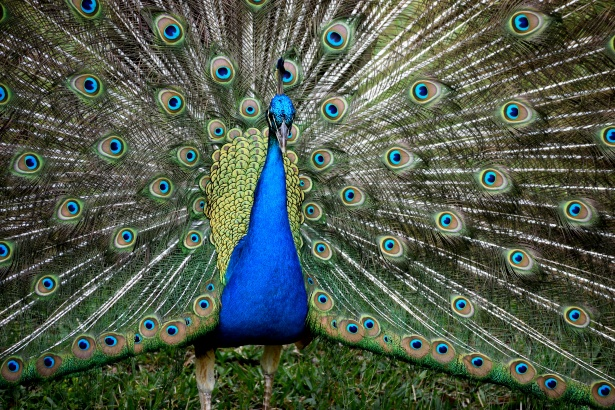
#> input picture images/3-peacock.jpg, 615 x 410 px
$ jupyter execute --allow-errors K-Means.ipynb   (shell and % lines are left out)
#> lines starting #> are read from the running program, lines starting #| are printed output that depends on the picture
### plot_utils.py
import numpy as np
import matplotlib.pyplot as plt

class plot_utils:
    def __init__(self, img_data, title, num_pixels=10000, colors=None):
        self.img_data = img_data
        self.title = title
        self.num_pixels = num_pixels
        self.colors = colors

    def colorSpace(self):
        if self.colors is None:
            self.colors = self.img_data

        rand = np.random.RandomState(42)
        index = rand.permutation(self.img_data.shape[0])[:self.num_pixels]
        colors = self.colors[index]
        R, G, B = self.img_data[index].T
        fig, ax = plt.subplots(1, 2, figsize=(12,8))
        ax[0].scatter(R, G, color=colors, marker='.')
        ax[0].set(xlabel='Red', ylabel='Green', xlim=(0, 1), ylim=(0, 1))
        ax[1].scatter(R, B, color=colors, marker='.')
        ax[1].set(xlabel='Red', ylabel='Blue', xlim=(0, 1), ylim=(0, 1))
        fig.suptitle(self.title, size=20)

### K-Means.ipynb
<h2 align="center">Image Compression with K-means Clustering</h2>

### Importing Libraries
---

[cell 1]
from __future__ import print_function
import os
import numpy as np
import matplotlib.pyplot as plt
import matplotlib.image as image
plt.style.use("ggplot")

from skimage import io
from sklearn.cluster import KMeans

from ipywidgets import interact, interactive, fixed, interact_manual, IntSlider
import ipywidgets as widgets

[cell 2]
plt.rcParams['figure.figsize'] = (20, 12)

### Data Preprocessing
---

[cell 3]
img = io.imread('images/3-peacock.jpg')
#> img is the input picture: shape (410, 615, 3); mean R, G, B 79.3, 90.6, 75.4
ax = plt.axes(xticks=[], yticks=[])
ax.imshow(img);

[cell 4]
img.shape
#> Out = (410, 615, 3)

[cell 5]
img_data = (img / 255.0).reshape(-1, 3)
img_data.shape
#> Out = (252150, 3)

### Visualizing the Color Space using Point Clouds
---

[cell 6]
from plot_utils import plot_utils

[cell 7]
x = plot_utils(img_data, title = "Input Color Space")
x.colorSpace()
#> in colorSpace, `R, G, B = self.img_data[index].T`: R = 10000 values, max 1 at index 1982, min 0 at index 43, mean 0.311; G = 10000 values, max 1 at index 1151, min 0 at index 96, mean 0.356; B = 10000 values, max 1 at index 65, min 0 at index 66, mean 0.297
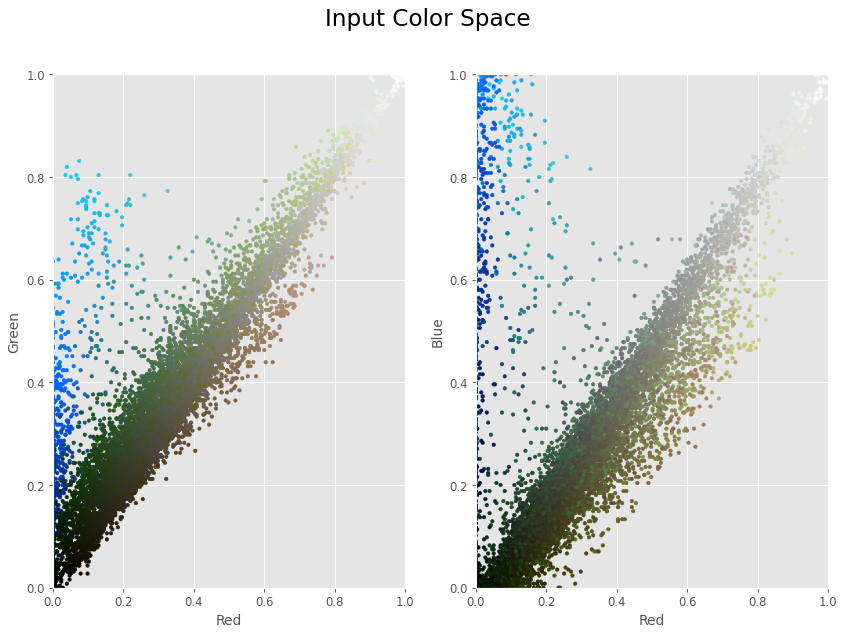
#> figure drawn by matplotlib, 2 panels

### Visualizing the K-means Reduced Color Space
---

<a title="Incheol [CC BY-SA 4.0 (https://creativecommons.org/licenses/by-sa/4.0)], via Wikimedia Commons" href="https://commons.wikimedia.org/wiki/File:Kmeans_animation.gif"></a>
<h5 align="center">Incheol [<a href="https://creativecommons.org/licenses/by-sa/4.0">CC BY-SA 4.0</a>], <a href="https://commons.wikimedia.org/wiki/File:Kmeans_animation.gif">via Wikimedia Commons</a></h5>

**K-means Algorithm**:

1. Initialization: Randomly sample $k$ colors from the input image. These are the initial $k$ means $\mu_1,\mu_2,...,\mu_k$.

2. For each pixel in the image, assign it to its nearest mean given by $$c^{(i)} := \textrm{argmin}_{j}\left \|x^{(i)} - \mu_j \right \|^2$$

3. Update the means using the pixel assignments from Step 2. $$\mu_j := \frac{\sum_{i}^{n}1\left \{c^{(i)} = j  \right \}x^{(i)}}{\sum_{i}^{n}1\left \{c^{(i)} = j  \right \}}$$

4. Repeat Steps 2 and 3 until convergence.

[cell 8]
from sklearn.cluster import MiniBatchKMeans

[cell 9]
kmeans = MiniBatchKMeans(16).fit(img_data)
k_colors = kmeans.cluster_centers_[kmeans.predict(img_data)]

y = plot_utils(img_data, colors = k_colors, title='Reduced Color Space')
y.colorSpace()
#> the sliders are set to 


$ run again, with images/4-GoldenGateBridge.jpg copied over images/3-peacock.jpg
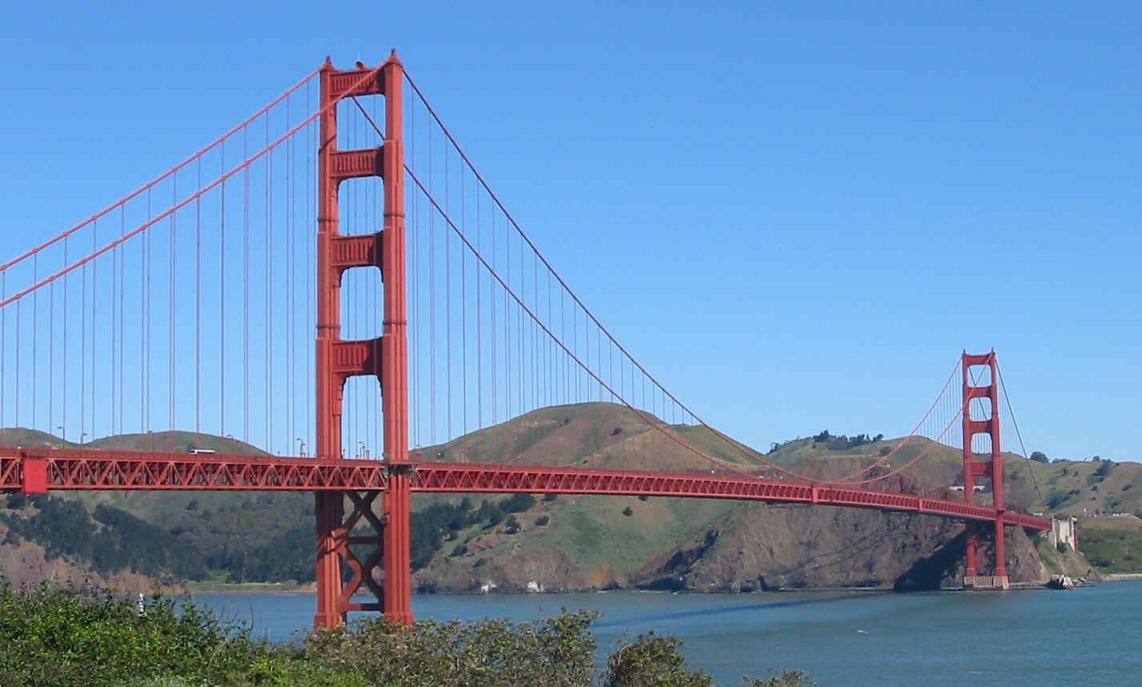
#> input picture images/4-GoldenGateBridge.jpg, 1142 x 687 px
#> img is the input picture: shape (687, 1142, 3); mean R, G, B 110.9, 144.2, 182.8
#> R = 10000 values, max 0.918 at index 4129, min 0.00392 at index 700, mean 0.435; G = 10000 values, max 0.894 at index 1326, min 0 at index 589, mean 0.564; B = 10000 values, max 1 at index 24, min 0 at index 700, mean 0.713
#> `[cell 7] x = plot_utils(img_data, title = "Input Color Space") x.color..`:
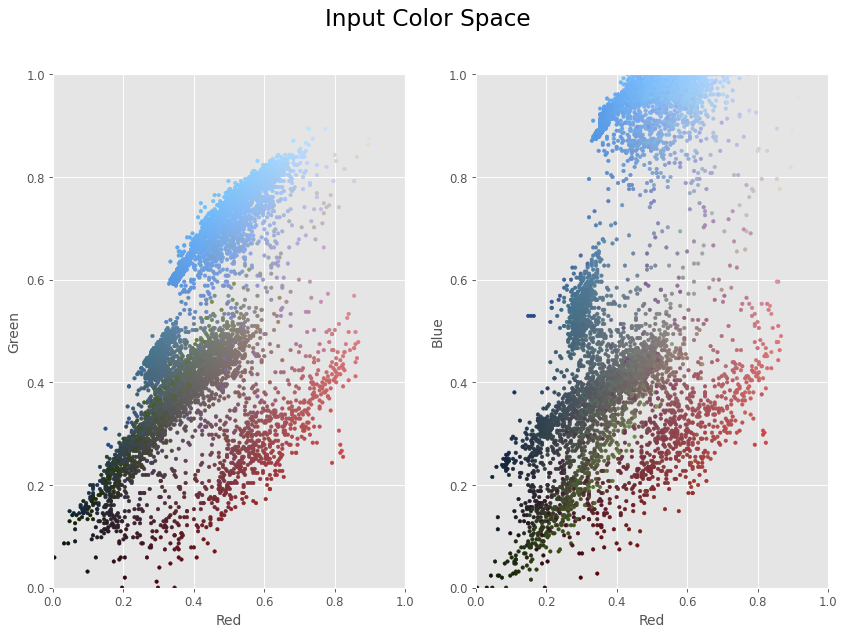
#> figure drawn by matplotlib, 2 panels
